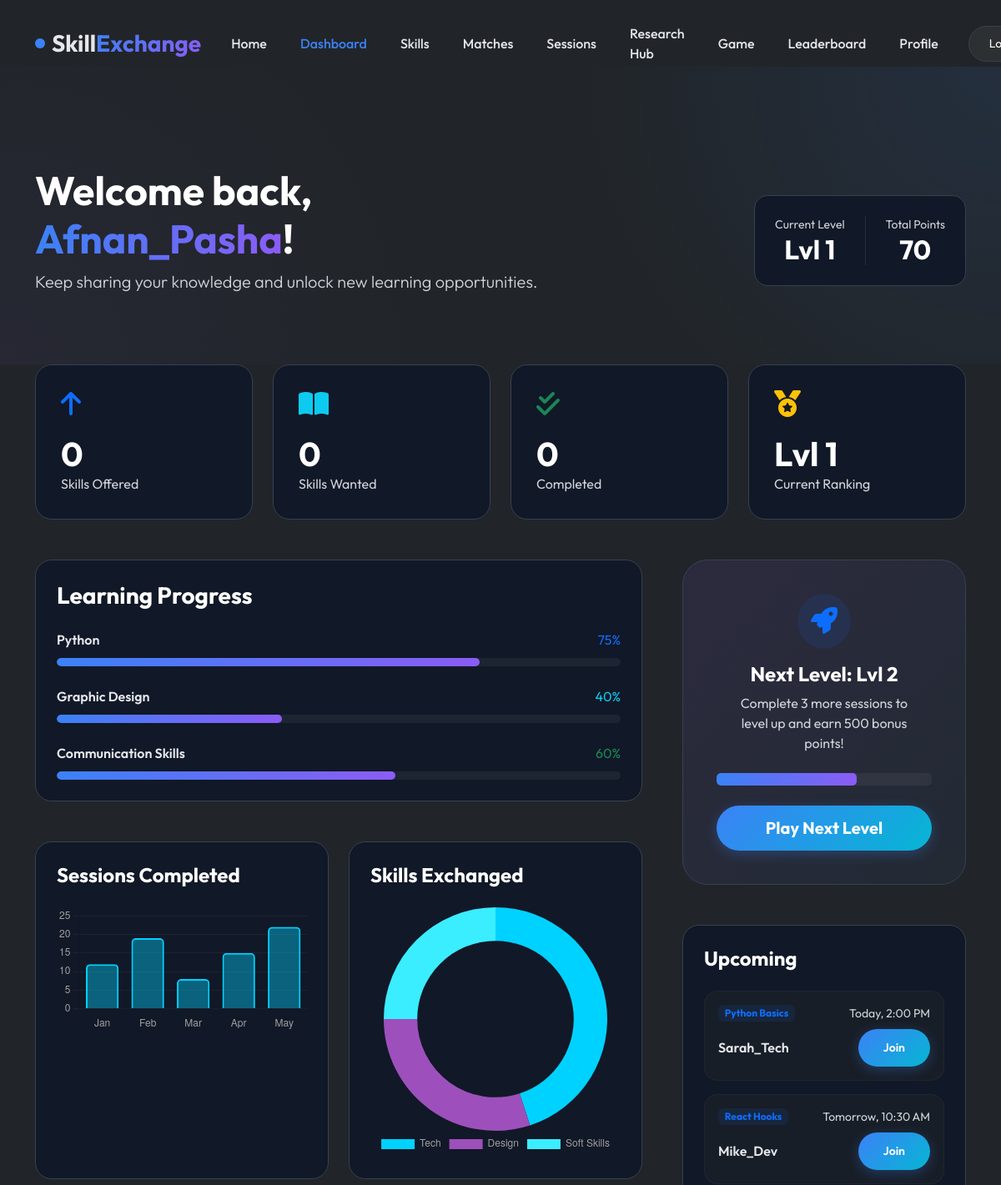
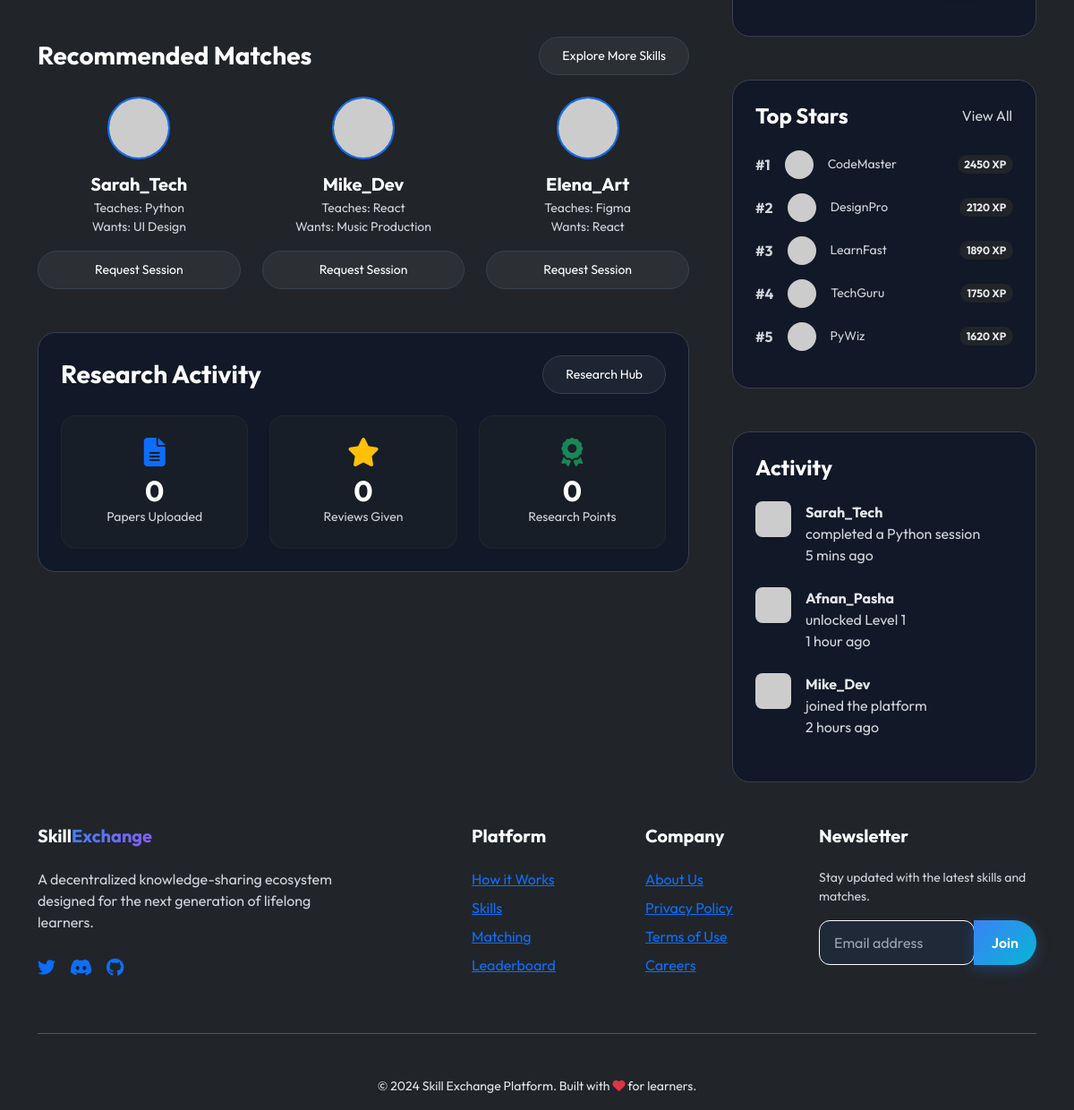
The page /dashboard/ (signed in) on the database its author committed (2 pictures, top to bottom).
### users/models.py (models this page shows, shortened)
class Profile(models.Model):
    user = models.OneToOneField(User, on_delete=models.CASCADE)
    bio = models.TextField(max_length=500, blank=True)
    location = models.CharField(max_length=100, blank=True)
    profile_picture = models.ImageField(upload_to='profile_pics/', default='default_profile.png', blank=True)
    banner_image = models.ImageField(upload_to='banners/', default='default_banner.jpg', blank=True)
    skills_offered = models.TextField(blank=True, help_text="Comma separated skills")
    skills_to_learn = models.TextField(blank=True, help_text="Comma separated skills")
    upcoming_sessions = models.IntegerField(default=0)
    sessions_completed = models.IntegerField(default=0)
    points = models.IntegerField(default=0)
    level = models.IntegerField(default=1)

### users/views.py (the view)
# urls.py: path('dashboard/', views.dashboard_view, name='dashboard'),
@login_required
def dashboard_view(request):
    profile = request.user.profile
    matches = [
        {'username': 'Sarah_Tech', 'offer': 'Python', 'want': 'UI Design', 'img': 'https://i.pravatar.cc/150?u=sarah'},
        {'username': 'Mike_Dev', 'offer': 'React', 'want': 'Music Production', 'img': 'https://i.pravatar.cc/150?u=mike'},
        {'username': 'Elena_Art', 'offer': 'Figma', 'want': 'React', 'img': 'https://i.pravatar.cc/150?u=elena'},
    ]
    sessions = [
        {'skill': 'Python Basics', 'teacher': 'Sarah_Tech', 'date': 'Today, 2:00 PM'},
        {'skill': 'React Hooks', 'teacher': 'Mike_Dev', 'date': 'Tomorrow, 10:30 AM'},
    ]
    leaderboard = [
        {'rank': 1, 'username': 'CodeMaster', 'points': 2450},
        {'rank': 2, 'username': 'DesignPro', 'points': 2120},
        {'rank': 3, 'username': 'LearnFast', 'points': 1890},
        {'rank': 4, 'username': 'TechGuru', 'points': 1750},
        {'rank': 5, 'username': 'PyWiz', 'points': 1620},
    ]
    feed = [
        {'user': 'Sarah_Tech', 'action': 'completed a Python session', 'time': '5 mins ago'},
        {'user': request.user.username, 'action': 'unlocked Level ' + str(profile.level), 'time': '1 hour ago'},
        {'user': 'Mike_Dev', 'action': 'joined the platform', 'time': '2 hours ago'},
    ]
    from research.models import ResearchPaper, PaperReview
    papers_uploaded = ResearchPaper.objects.filter(author=request.user).count()
    reviews_given = PaperReview.objects.filter(reviewer=request.user).count()
    research_points = papers_uploaded * 20 + reviews_given * 10
    context = {
        'user': request.user,
        'profile': profile,
        'skills_offered': profile.skills_offered.split(',') if profile.skills_offered else [],
        'skills_to_learn': profile.skills_to_learn.split(',') if profile.skills_to_learn else [],
        'matches': matches,
        'sessions': sessions,
        'leaderboard': leaderboard,
        'feed': feed,
        'papers_uploaded': papers_uploaded,
        'reviews_given': reviews_given,
        'research_points': research_points,
    }
    return render(request, 'dashboard.html', context)

### templates/dashboard.html (shortened to what this page needs)
{% extends 'base.html' %}
{% load static %}
{% block content %}
<section class="hero-welcome fade-in">
    <div class="container">
        <div class="row align-items-center">
            <div class="col-lg-7">
                <div class="d-flex align-items-center gap-4 mb-4">
                    <div>
                        {% if user.is_authenticated %}
                            <h1 class="welcome-text">Welcome back, <span class="username">{{ user.username }}</span>!</h1>
                        {% else %}
                            <h1 class="welcome-text">Welcome back, Guest!</h1>
                        {% endif %}
                        <p class="text-secondary lead mb-0">Keep sharing your knowledge and unlock new learning
                            opportunities.</p>
                    </div>
                </div>
            </div>
            <div class="col-lg-5 text-lg-end">
                <div class="glass-card d-inline-flex gap-4 p-4 rounded-4">
                    <div class="text-center border-end border-secondary border-opacity-25 pe-4">
                        <p class="small text-secondary mb-0">Current Level</p>
                        <h2 class="fw-bold mb-0">Lvl {{ profile.level }}</h2>
                    </div>
                    <div class="text-center">
                        <p class="small text-secondary mb-0">Total Points</p>
                        <h2 class="fw-bold mb-0">{{ profile.points }}</h2>
                    </div>
                </div>
            </div>
        </div>
    </div>
</section>
<div class="container pb-5">
    <div class="row g-4 mb-5">
        <div class="col-md-3">
            <div class="stat-card-top">
                <i class="fas fa-arrow-up text-primary"></i>
                <h2 class="fw-bold display-6 mb-0">{{ skills_offered|length }}</h2>
                <p class="text-secondary mb-0">Skills Offered</p>
            </div>
        </div>
        <div class="col-md-3">
            <div class="stat-card-top">
                <i class="fas fa-book-open text-info"></i>
                <h2 class="fw-bold display-6 mb-0">{{ skills_to_learn|length }}</h2>
                <p class="text-secondary mb-0">Skills Wanted</p>
            </div>
        </div>
        <div class="col-md-3">
            <div class="stat-card-top">
                <i class="fas fa-check-double text-success"></i>
                <h2 class="fw-bold display-6 mb-0">{{ profile.sessions_completed|default:0 }}</h2>
                <p class="text-secondary mb-0">Completed</p>
            </div>
        </div>
        <div class="col-md-3">
            <div class="stat-card-top">
                <i class="fas fa-medal text-warning"></i>
                <h2 class="fw-bold display-6 mb-0">Lvl {{ profile.level }}</h2>
                <p class="text-secondary mb-0">Current Ranking</p>
            </div>
        </div>
    </div>
    <div class="row g-5">
        <div class="col-lg-8">
            <div class="glass-card mb-5">
                <h3 class="fw-bold mb-4">Learning Progress</h3>
                <div class="mb-4">
                    <div class="d-flex justify-content-between mb-1">
                        <span class="fw-semibold">Python</span>
                        <span class="text-primary">75%</span>
                    </div>
                    <div class="progress progress-custom">
                        <div class="progress-bar progress-bar-custom" style="width: 75%"></div>
                    </div>
                </div>
                <div class="mb-4">
                    <div class="d-flex justify-content-between mb-1">
                        <span class="fw-semibold">Graphic Design</span>
                        <span class="text-info">40%</span>
                    </div>
                    <div class="progress progress-custom">
                        <div class="progress-bar progress-bar-custom" style="width: 40%"></div>
                    </div>
                </div>
                <div class="mb-0">
                    <div class="d-flex justify-content-between mb-1">
                        <span class="fw-semibold">Communication Skills</span>
                        <span class="text-success">60%</span>
                    </div>
                    <div class="progress progress-custom">
                        <div class="progress-bar progress-bar-custom" style="width: 60%"></div>
                    </div>
                </div>
            </div>
            <div class="row g-4 mb-5">
                <div class="col-md-6">
                    <div class="glass-card h-100">
                        <h4 class="fw-bold mb-4">Sessions Completed</h4>
                        <canvas id="sessionsChart" style="height: 200px;"></canvas>
                    </div>
                </div>
                <div class="col-md-6">
                    <div class="glass-card h-100">
                        <h4 class="fw-bold mb-4">Skills Exchanged</h4>
                        <canvas id="skillsChart" style="height: 200px;"></canvas>
                    </div>
                </div>
            </div>
            <div class="mb-5">
                <div class="d-flex justify-content-between align-items-center mb-4">
                    <h3 class="fw-bold mb-0">Recommended Matches</h3>
                    <a href="{% url 'skills_page' %}" class="btn btn-outline-glass btn-sm rounded-pill">Explore More
                        Skills</a>
                </div>
                <div class="row g-4">
                    {% for match in matches %}
                    <div class="col-md-6 col-xl-4">
                        <div class="match-card text-center h-100">
                            <img src="{{ match.img }}" alt="{{ match.username }}"
                                class="rounded-pill mb-3 border border-primary border-2"
                                style="width: 70px; height: 70px;">
                            <h5 class="fw-bold mb-1">{{ match.username }}</h5>
                            <p class="text-secondary small mb-3">Teaches: {{ match.offer }}<br>Wants: {{ match.want }}
                            </p>
                            <button class="btn btn-outline-glass btn-sm rounded-pill w-100">Request Session</button>
                        </div>
                    </div>
                    {% endfor %}
                </div>
            </div>
            <div class="glass-card mb-5">
                <div class="d-flex justify-content-between align-items-center mb-4">
                    <h3 class="fw-bold mb-0">Research Activity</h3>
                    <a href="{% url 'research_hub' %}" class="btn btn-outline-glass btn-sm rounded-pill">Research
                        Hub</a>
                </div>
                <div class="row g-4 text-center">
                    <div class="col-md-4">
                        <div class="p-4 bg-dark bg-opacity-50 rounded-4 border border-secondary border-opacity-10">
                            <i class="fas fa-file-alt text-primary mb-2 fa-2x"></i>
                            <h2 class="fw-bold mb-0 text-white">{{ papers_uploaded }}</h2>
                            <p class="text-secondary small mb-0">Papers Uploaded</p>
                        </div>
                    </div>
                    <div class="col-md-4">
                        <div class="p-4 bg-dark bg-opacity-50 rounded-4 border border-secondary border-opacity-10">
                            <i class="fas fa-star text-warning mb-2 fa-2x"></i>
                            <h2 class="fw-bold mb-0 text-white">{{ reviews_given }}</h2>
                            <p class="text-secondary small mb-0">Reviews Given</p>
                        </div>
                    </div>
                    <div class="col-md-4">
                        <div class="p-4 bg-dark bg-opacity-50 rounded-4 border border-secondary border-opacity-10">
                            <i class="fas fa-award text-success mb-2 fa-2x"></i>
                            <h2 class="fw-bold mb-0 text-white">{{ research_points }}</h2>
                            <p class="text-secondary small mb-0">Research Points</p>
                        </div>
                    </div>
                </div>
            </div>
        </div>
        <div class="col-lg-4">
            <div class="gamification-large mb-5">
                <div class="text-center mb-4">
                    <div class="mb-3 d-inline-block p-3 bg-primary bg-opacity-10 rounded-circle">
                        <i class="fas fa-rocket fa-2x text-primary pulse-animation"></i>
                    </div>
                    <h4 class="fw-bold">Next Level: Lvl {{ profile.level|add:"1" }}</h4>
                    <p class="text-secondary px-3">Complete 3 more sessions to level up and earn 500 bonus points!</p>
                </div>
                <div class="progress progress-custom mb-4" style="height: 15px;">
                    <div class="progress-bar progress-bar-custom" style="width: 65%"></div>
                </div>
                <button class="btn btn-primary-glow btn-lg w-100 rounded-pill fw-bold">Play Next Level</button>
            </div>
            <div class="glass-card mb-5">
                <h4 class="fw-bold mb-4">Upcoming</h4>
                {% for session in sessions %}
                <div class="p-3 bg-dark bg-opacity-50 rounded-4 border border-secondary border-opacity-10 mb-3">
                    <div class="d-flex justify-content-between align-items-center mb-2">
                        <span class="badge bg-primary bg-opacity-10 text-primary">{{ session.skill }}</span>
                        <span class="text-secondary small">{{ session.date }}</span>
                    </div>
                    <div class="d-flex justify-content-between align-items-center">
                        <p class="mb-0 fw-semibold">{{ session.teacher }}</p>
                        <button class="btn btn-primary-glow btn-sm rounded-pill">Join</button>
                    </div>
                </div>
                {% endfor %}
            </div>
            <div class="glass-card mb-5">
                <div class="d-flex justify-content-between align-items-center mb-4">
                    <h4 class="fw-bold mb-0">Top Stars</h4>
                    <button class="btn btn-link text-primary text-decoration-none small p-0">View All</button>
                </div>
                {% for person in leaderboard|slice:":5" %}
                <div class="d-flex align-items-center justify-content-between mb-3">
                    <div class="d-flex align-items-center gap-3">
                        <span class="fw-bold text-secondary">#{{ person.rank }}</span>
                        <img src="https://i.pravatar.cc/100?u={{ person.username }}" alt="" class="rounded-pill"
                            style="width: 32px; height: 32px;">
                        <span class="small">{{ person.username }}</span>
                    </div>
                    <span class="badge bg-dark rounded-pill">{{ person.points }} XP</span>
                </div>
                {% endfor %}
            </div>
            <div class="glass-card">
                <h4 class="fw-bold mb-4">Activity</h4>
                <div class="activity-list">
                    {% for item in feed %}
                    <div class="d-flex gap-3 mb-4 feed-small">
                        <img src="https://i.pravatar.cc/100?u={{ item.user }}" class="rounded-3"
                            style="width: 40px; height: 40px;">
                        <div>
                            <p class="mb-0 fw-bold">{{ item.user }}</p>
                            <p class="mb-0 text-secondary">{{ item.action }}</p>
                            <span class="text-secondary opacity-50 smaller">{{ item.time }}</span>
                        </div>
                    </div>
                    {% endfor %}
                </div>
            </div>
        </div>
    </div>
</div>
<script>
    // Sessions Completed Chart
    const sessionsCtx = document.getElementById('sessionsChart').getContext('2d');
    new Chart(sessionsCtx, {
        type: 'bar',
        data: {
            labels: ['Jan', 'Feb', 'Mar', 'Apr', 'May'],
            datasets: [{
                label: 'Sessions',
                data: [12, 19, 8, 15, 22],
                backgroundColor: 'rgba(0, 210, 255, 0.4)',
                borderColor: '#00d2ff',
                borderWidth: 2,
                borderRadius: 5
            }]
        },
        options: {
            responsive: true,
            plugins: { legend: { display: false } },
            scales: {
                y: { grid: { color: 'rgba(255,255,255,0.05)' }, ticks: { color: '#a0a0a0' } },
                x: { grid: { display: false }, ticks: { color: '#a0a0a0' } }
            }
        }
    });
    // Skills Exchanged Chart
    const skillsCtx = document.getElementById('skillsChart').getContext('2d');
    new Chart(skillsCtx, {
        type: 'doughnut',
        data: {
            labels: ['Tech', 'Design', 'Soft Skills'],
            datasets: [{
                data: [45, 30, 25],
                backgroundColor: ['#00d2ff', '#9d50bb', '#3aedff'],
                borderWidth: 0
            }]
        },
        options: {
            responsive: true,
            cutout: '70%',
            plugins: { legend: { position: 'bottom', labels: { color: '#a0a0a0' } } }
        }
    });
</script>
{% endblock %}

### rows shown on the page
Profile: level "1", points "70", sessions_completed "0", level|add "2"

### other values the page prints
{{ user.username }} "Afnan_Pasha"
{{ skills_offered|length }} "0"
{{ skills_to_learn|length }} "0"
{{ match.username }} "Sarah_Tech" "Mike_Dev" "Elena_Art"
{{ match.offer }} "Python" "React" "Figma"
{{ match.want }} "UI Design" "Music Production" "React"
{{ papers_uploaded }} "0"
{{ reviews_given }} "0"
{{ research_points }} "0"
{{ session.skill }} "Python Basics" "React Hooks"
{{ session.date }} "Today, 2:00 PM" "Tomorrow, 10:30 AM"
{{ session.teacher }} "Sarah_Tech" "Mike_Dev"
{{ person.rank }} "1" "2" "3" "4" "5"
{{ person.username }} "CodeMaster" "DesignPro" "LearnFast" "TechGuru" "PyWiz"
{{ person.points }} "2450" "2120" "1890" "1750" "1620"
